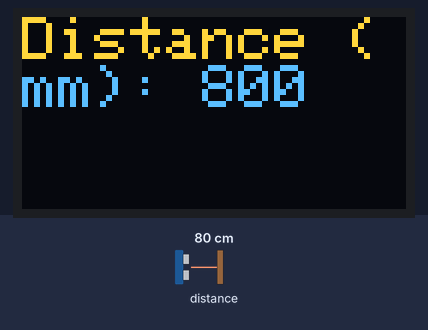
A sketch run on a simulated Arduino Uno, built with avr-gcc and run on an emulated ATmega328P. Parts: 128×64 one-colour display. The inputs (shaded band) are chosen by the test bench; at power-on: distance to the obstacle 80 cm. The OLED is the two-colour kind (top 16 rows yellow); what the sketch prints to the serial monitor is not drawn.

Above: at 1.2 s.
1.3 s: distance to the obstacle set to 2 cm
At 2.4 s:
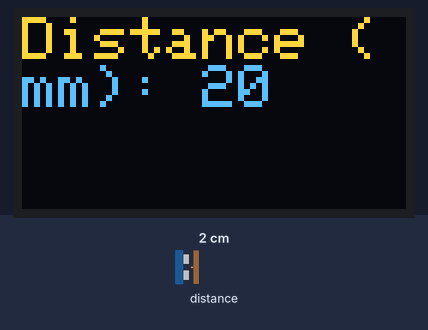
2.9 s: distance to the obstacle set to 250 cm
At 4.2 s:
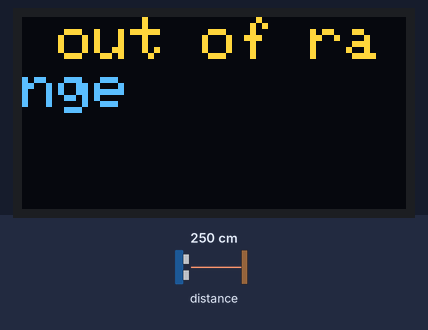
4.5 s: distance to the obstacle set to 4 cm
At 5.8 s:
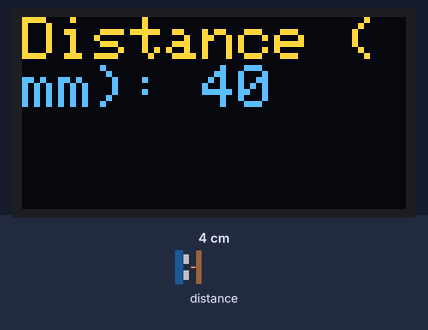
Timing chart, 0 to 7.5 s (numbered marks = the images above; inputs shaded):
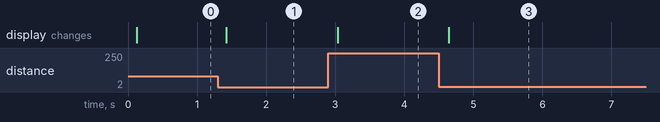

The sketch:

OLED_VLX.ino
```cpp
#include "Adafruit_VL53L0X.h"
#include <Adafruit_GFX.h>
#include <Adafruit_SSD1306.h>

#define SCREEN_WIDTH 128 // OLED display width, in pixels
#define SCREEN_HEIGHT 64 // OLED display height, in pixels

// Declaration for an SSD1306 display connected to I2C (SDA, SCL pins)
Adafruit_SSD1306 display(SCREEN_WIDTH, SCREEN_HEIGHT, &Wire, -1);

Adafruit_VL53L0X lox = Adafruit_VL53L0X();

void setup() {
  Serial.begin(9600);

  // wait until serial port opens for native USB devices
  while (! Serial) {
    delay(1);
  }

  if(!display.begin(SSD1306_SWITCHCAPVCC, 0x3C)) { // Address 0x3D for 128x64
    Serial.println(F("SSD1306 allocation failed"));
    for(;;);
  }

  Serial.println("Adafruit VL53L0X test");
  if (!lox.begin()) {
    Serial.println(F("Failed to boot VL53L0X"));
    while(1);
  }
  // power
  Serial.println(F("VL53L0X API Simple Ranging example\n\n"));
  display.clearDisplay();
  display.setTextSize(2);
  display.setTextColor(WHITE);
  display.setCursor(0, 0);
  display.display();
  Serial.println("finished!");
}


void loop() {
  VL53L0X_RangingMeasurementData_t measure;

  Serial.println("Reading a measurement... ");
  lox.rangingTest(&measure, false); // pass in 'true' to get debug data printout!
  display.clearDisplay();
  display.setCursor(0, 0);
  if (measure.RangeStatus != 4) {  // phase failures have incorrect data
    display.print("Distance (mm): "); display.println(measure.RangeMilliMeter);
  } else {
    display.println(" out of range ");
  }
    display.display();

  delay(100);
}
```

Measured:
- after the input at 1.3 s, the display: changes after 0.12 s (image 1)
- after the input at 2.9 s, the display: changes after 0.13 s (image 2)
- after the input at 4.5 s, the display: changes after 0.14 s (image 3)
